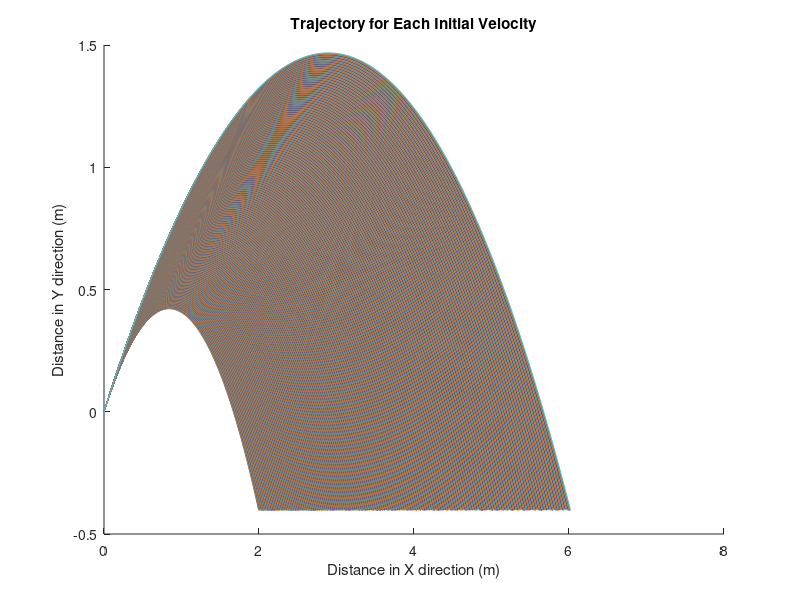
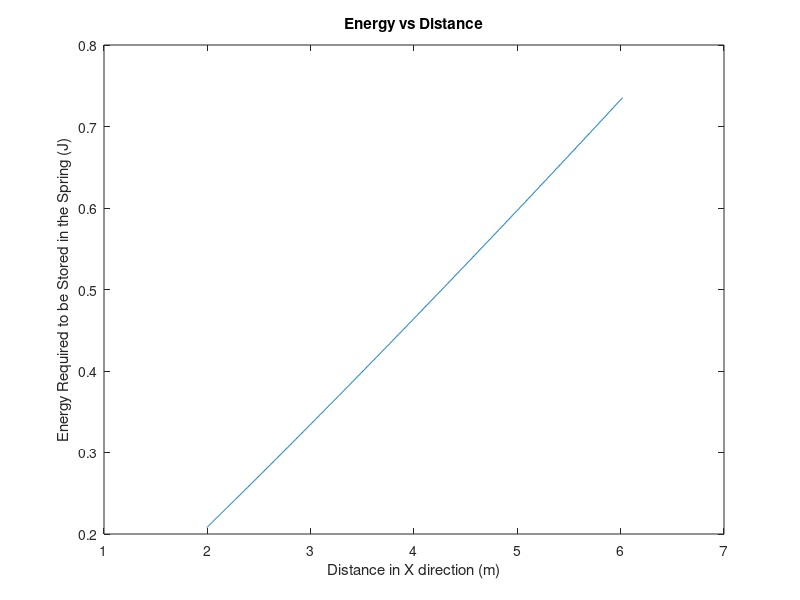

Here is the MATLAB script that generated these plots, in order:
%Yarkin Saltik

clear
clc
close all

%Constants
g=9.81;
r=0.02;
A=pi*r^2;
Cd=0.47;
rho=1.225;
m=0.025;
h=-0.405;
Vt=sqrt((2*m*g)/(Cd*rho*A));
t=linspace(0,1.5,1000);
m_sp=0.1377;
m_fsp=(4/pi^2)*0.1377;
m_p=0.070;

%Magnitude of Initial Velocity
Vmax=7.67;
Vmin=4.08;
Vv=linspace(Vmin,Vmax,1000);
%Initial Velocity in one direction
Vmaxx=Vmax/sqrt(2);
Vminx=Vmin/sqrt(2);

%Initial Velocity vector in one direction
P=linspace(Vminx,Vmaxx,1000);

%Matrixes
Vn=zeros(1000,1000);
x=linspace(0,0,1000);
y=linspace(0,0,1000);
V=linspace(0,0,1000);
y_d=linspace(0,0,1000);
X=zeros(1000,1000);
Y=zeros(1000,1000);

for n=1:1000
V_0=P(n);
U_0=V_0;
V=Vt.*((V_0-Vt*tan(g*t/Vt))./(Vt+V_0.*tan(g.*t./Vt)));
x=(Vt^2/g).*log((Vt^2+g*U_0.*t)./Vt^2);
y=(Vt^2/(2*g))*log((V_0.^2+Vt^2)./(V.^2+Vt^2));
Vn(n,:)=V;
X(n,:)=x;
Y(n,:)=y;

for i=1:1000
   if y(i)>h
    y_d(i)=y(i);
   else 
       y_d(i)=NaN;
   end
end
hold on
plot(x,y_d)
xlabel('Distance in X direction (m)')
ylabel('Distance in Y direction (m)')
title('Trajectory for Each Initial Velocity')
end

%How to Find Vinital necessary for given value of d

F=zeros(1000);

for i=1:1000 
    for n=1:1000
if Y(i,n)>h
    F(i,n)=X(i,n);
else
    F(i,n)=0;
end 
    end
end
%Distance between the target and the apparatus
d=max(F'); %#ok<UDIM>

%Energy needed

C_eff=1; %Efficiency of the energy conservation

Ep=(0.5*m*(Vv.^2))/C_eff;
figure 
plot(d,Ep)
xlabel('Distance in X direction (m)')
ylabel('Energy Required to be Stored in the Spring (J)')
title('Energy vs Distance')

%The minimum k of the Spring needed
cmax=input('What is the maximum compression distance you want in metres');

k_min=(m*((Vmax^2)/(cmax^2)))/C_eff;
k_min_mm=k_min/1000;
disp('The minimum k in N/mm is')
disp(k_min_mm)
disp('The minimum k in N/m is')
disp(k_min)

%How much the Spring should be compressed for a given d
k=input('What is the k you want in N/m');

if k_min<k 
Given_distance=input('What is the given distance');

L=linspace(0,0,1000);
for i=1:1000 
if d(i)>Given_distance
    L(i)=d(i);
else
    L(i)=NaN;
end 
end
Lmin=min(L);
i=find(L==Lmin);
c=Vv(i).*sqrt(m/(k*C_eff));

disp('The minimum compressed distance in centimetres is')
disp(c*100)

else
    disp('The Spring Constant should be higher, this value cannot provide enough energy for the maximum compression value entered')
end
